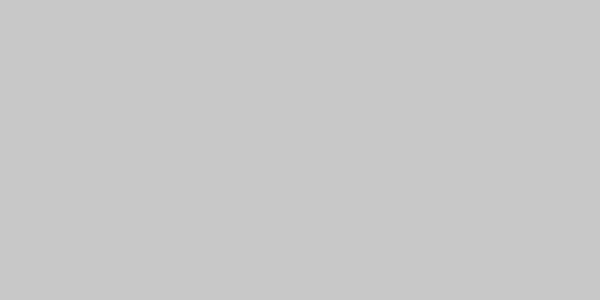
Frame 1 (no input)
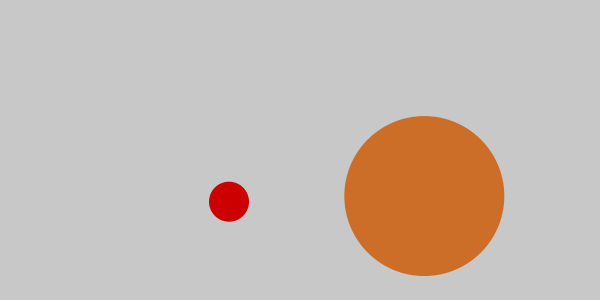
Frame 60 (the mouse pressed at the canvas centre just before this capture)
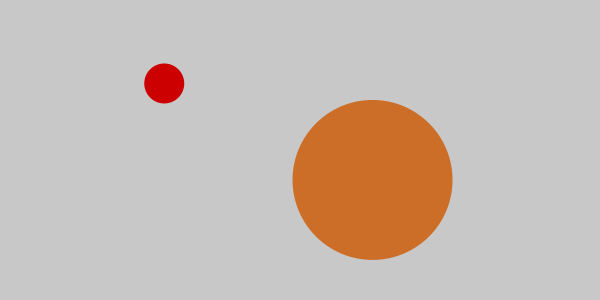
Frame 120 (the mouse held since frame 60 and released just before this capture)

The Processing sketch that drew these frames (run headless with seeded random() and noise(); from frame 60 on, the mouse is pressed at the canvas centre):

// Processing sketch: processing_149318
// ── processing_149318.pde

// All Examples Written by Casey Reas and Ben Fry

// unless otherwise stated.

Ball[] balls =  { 

  new Ball(100, 400, 20), 

  new Ball(700, 400, 80) 

  };



Vect2D[] vels = { 

  new Vect2D(2.15, -1.35), 

  new Vect2D(-1.65, .42) 

  };



void setup(){

  size(600, 300);

  smooth();

  noStroke();

}



void draw(){

  background(200);


  for (int i=0; i< 2; i++){

    balls[i].x += vels[i].vx;

    balls[i].y += vels[i].vy;

    fill(204, 110 * i, 40 * i);

    ellipse(balls[i].x, balls[i].y, balls[i].r*2, balls[i].r*2);

    checkBoundaryCollision(balls[i], vels[i]);

  }

  checkObjectCollision(balls, vels);

}



void checkObjectCollision(Ball[] b, Vect2D[] v){



  // get distances between the balls components

  Vect2D bVect = new Vect2D();

  bVect.vx = b[1].x - b[0].x;

  bVect.vy = b[1].y - b[0].y;



  // calculate magnitude of the vector separating the balls

  float bVectMag = sqrt(bVect.vx * bVect.vx + bVect.vy * bVect.vy);

  if (bVectMag < b[0].r + b[1].r){

    // get angle of bVect

    float theta  = atan2(bVect.vy, bVect.vx);

    // precalculate trig values

    float sine = sin(theta);

    float cosine = cos(theta);



    /* bTemp will hold rotated ball positions. You 

     just need to worry about bTemp[1] position*/

    Ball[] bTemp = {  

      new Ball(), new Ball()      };

    /* b[1]'s position is relative to b[0]'s

     so you can use the vector between them (bVect) as the 

     reference point in the rotation expressions.

     bTemp[0].x and bTemp[0].y will initialize

     automatically to 0.0, which is what you want

     since b[1] will rotate around b[0] */

    bTemp[1].x  = cosine * bVect.vx + sine * bVect.vy;

    bTemp[1].y  = cosine * bVect.vy - sine * bVect.vx;



    // rotate Temporary velocities

    Vect2D[] vTemp = { 

      new Vect2D(), new Vect2D()     };

    vTemp[0].vx  = cosine * v[0].vx + sine * v[0].vy;

    vTemp[0].vy  = cosine * v[0].vy - sine * v[0].vx;

    vTemp[1].vx  = cosine * v[1].vx + sine * v[1].vy;

    vTemp[1].vy  = cosine * v[1].vy - sine * v[1].vx;



    /* Now that velocities are rotated, you can use 1D

     conservation of momentum equations to calculate 

     the final velocity along the x-axis. */

    Vect2D[] vFinal = {  

      new Vect2D(), new Vect2D()      };

    // final rotated velocity for b[0]

    vFinal[0].vx = ((b[0].m - b[1].m) * vTemp[0].vx + 2 * b[1].m * 

      vTemp[1].vx) / (b[0].m + b[1].m);

    vFinal[0].vy = vTemp[0].vy;

    // final rotated velocity for b[0]

    vFinal[1].vx = ((b[1].m - b[0].m) * vTemp[1].vx + 2 * b[0].m * 

      vTemp[0].vx) / (b[0].m + b[1].m);

    vFinal[1].vy = vTemp[1].vy;



    // hack to avoid clumping

    bTemp[0].x += vFinal[0].vx;

    bTemp[1].x += vFinal[1].vx;



    /* Rotate ball positions and velocities back

     Reverse signs in trig expressions to rotate 

     in the opposite direction */

    // rotate balls

    Ball[] bFinal = { 

      new Ball(), new Ball()     };

    bFinal[0].x = cosine * bTemp[0].x - sine * bTemp[0].y;

    bFinal[0].y = cosine * bTemp[0].y + sine * bTemp[0].x;

    bFinal[1].x = cosine * bTemp[1].x - sine * bTemp[1].y;

    bFinal[1].y = cosine * bTemp[1].y + sine * bTemp[1].x;



    // update balls to screen position

    b[1].x = b[0].x + bFinal[1].x;

    b[1].y = b[0].y + bFinal[1].y;

    b[0].x = b[0].x + bFinal[0].x;

    b[0].y = b[0].y + bFinal[0].y;



    // update velocities

    v[0].vx = cosine * vFinal[0].vx - sine * vFinal[0].vy;

    v[0].vy = cosine * vFinal[0].vy + sine * vFinal[0].vx;

    v[1].vx = cosine * vFinal[1].vx - sine * vFinal[1].vy;

    v[1].vy = cosine * vFinal[1].vy + sine * vFinal[1].vx;

  }

}



class Ball{

  float x, y, r, m;



  // default constructor

  Ball() {

  }



  Ball(float x, float y, float r) {

    this.x = x;

    this.y = y;

    this.r = r;

    m = r*.1;

  }

}



class Vect2D{

  float vx, vy;



  // default constructor

  Vect2D() {

  }



  Vect2D(float vx, float vy) {

    this.vx = vx;

    this.vy = vy;

  }

}



// checkBoundaryCollision() function:

void checkBoundaryCollision(Ball ball, Vect2D vel){

  if (ball.x > width-ball.r){

    ball.x = width-ball.r;

    vel.vx *= -1;

  } 

  else if (ball.x < ball.r){

    ball.x = ball.r;

    vel.vx *= -1;

  } 

  else if (ball.y > height-ball.r){

    ball.y = height-ball.r;

    vel.vy *= -1;

  } 

  else if (ball.y < ball.r){

    ball.y = ball.r;

    vel.vy *= -1;

  }

}
